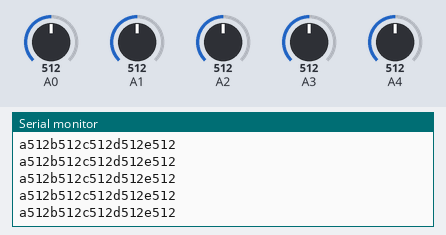
Simulated run of this sketch. Board: Arduino Uno, built with avr-gcc and run on an emulated ATmega328P. On the bench: the last lines printed to the serial monitor. The inputs (shaded band) are chosen by the test bench; at power-on: A2 = 512, A1 = 512, A0 = 512, A3 = 512, A4 = 512.

Above: at 5.7 s.
5.8 s: A2 set to 104
At 6.8 s:
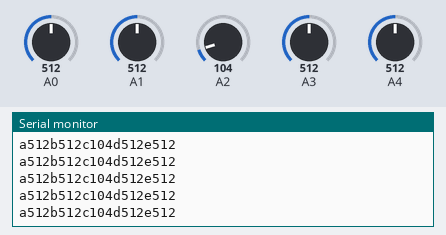
8.8 s: A2 set to 94
At 9.9 s:
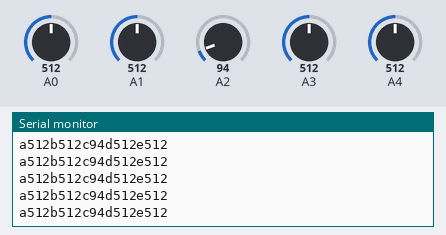
11.8 s: A1 set to 105
At 12.9 s:
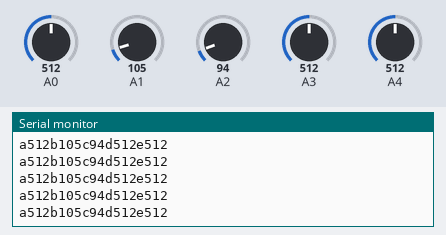
13.3 s: A1 set to 91
At 14.4 s:
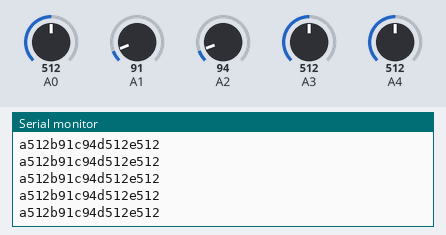
Timing chart, 0 to 16.3 s (numbered marks = the images above; inputs shaded):
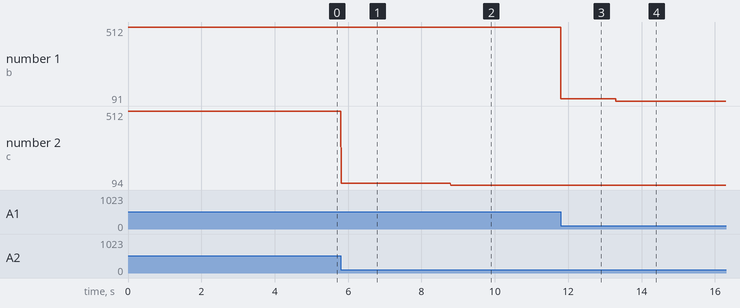

The sketch:

analog2max5.pde
```cpp
// Arduino2max5 (analog)
// Connect 5 analog sensors on pins 0,1,2,3,4
// And send them to Max/MSP (use regexp to decode)
// nm, imi, 9.2010

int ledPin = 13;

void setup()
{
	Serial.begin(57600);
	digitalWrite (ledPin, LOW);
}

void loop() {

	digitalWrite (ledPin, HIGH);

	while (1){

		Serial.print("a");
		Serial.print(analogRead(0));
		Serial.print("b");
		Serial.print(analogRead(1));
		Serial.print("c");
		Serial.print(analogRead(2));
		Serial.print("d");
		Serial.print(analogRead(3));
		Serial.print("e");
		Serial.print(analogRead(4));

		Serial.println("");

		delay(10);
	}

}
```

Measured:
- after the input at 5.8 s, the serial monitor: prints a new line at once (image 1)
- after the input at 8.8 s, the serial monitor: prints a new line at once (image 2)
- after the input at 11.8 s, the serial monitor: prints a new line at once (image 3)
- after the input at 13.3 s, the serial monitor: prints a new line at once (image 4)
- plotted number 1: 512 → 105 after the input at 11.8 s, 105 → 91 after the input at 13.3 s
- plotted number 2: 512 → 94 after the input at 5.8 s
